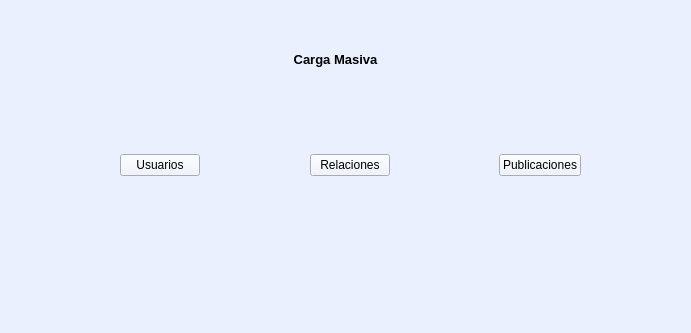
<?xml version="1.0" encoding="UTF-8"?>
<ui version="4.0">
 <class>WidgetCargasMasivas</class>
 <widget class="QWidget" name="WidgetCargasMasivas">
  <property name="geometry">
   <rect>
    <x>0</x>
    <y>0</y>
    <width>691</width>
    <height>333</height>
   </rect>
  </property>
  <property name="windowTitle">
   <string>Form</string>
  </property>
  <property name="styleSheet">
   <string notr="true">background-color: rgb(235, 240, 255);</string>
  </property>
  <widget class="QLabel" name="label">
   <property name="geometry">
    <rect>
     <x>250</x>
     <y>39</y>
     <width>171</width>
     <height>41</height>
    </rect>
   </property>
   <property name="text">
    <string>&lt;html&gt;&lt;head/&gt;&lt;body&gt;&lt;p align=&quot;center&quot;&gt;&lt;span style=&quot; font-size:10pt; font-weight:700;&quot;&gt;Carga Masiva&lt;/span&gt;&lt;/p&gt;&lt;/body&gt;&lt;/html&gt;</string>
   </property>
  </widget>
  <widget class="QWidget" name="">
   <property name="geometry">
    <rect>
     <x>120</x>
     <y>150</y>
     <width>461</width>
     <height>31</height>
    </rect>
   </property>
   <layout class="QHBoxLayout" name="horizontalLayout">
    <item>
     <widget class="QPushButton" name="pushButton">
      <property name="enabled">
       <bool>true</bool>
      </property>
      <property name="text">
       <string>Usuarios</string>
      </property>
     </widget>
    </item>
    <item>
     <spacer name="horizontalSpacer">
      <property name="orientation">
       <enum>Qt::Orientation::Horizontal</enum>
      </property>
      <property name="sizeHint" stdset="0">
       <size>
        <width>40</width>
        <height>20</height>
       </size>
      </property>
     </spacer>
    </item>
    <item>
     <widget class="QPushButton" name="pushButton_2">
      <property name="text">
       <string>Relaciones</string>
      </property>
     </widget>
    </item>
    <item>
     <spacer name="horizontalSpacer_2">
      <property name="orientation">
       <enum>Qt::Orientation::Horizontal</enum>
      </property>
      <property name="sizeHint" stdset="0">
       <size>
        <width>40</width>
        <height>20</height>
       </size>
      </property>
     </spacer>
    </item>
    <item>
     <widget class="QPushButton" name="pushButton_3">
      <property name="text">
       <string>Publicaciones</string>
      </property>
     </widget>
    </item>
   </layout>
  </widget>
 </widget>
 <resources/>
 <connections/>
</ui>
